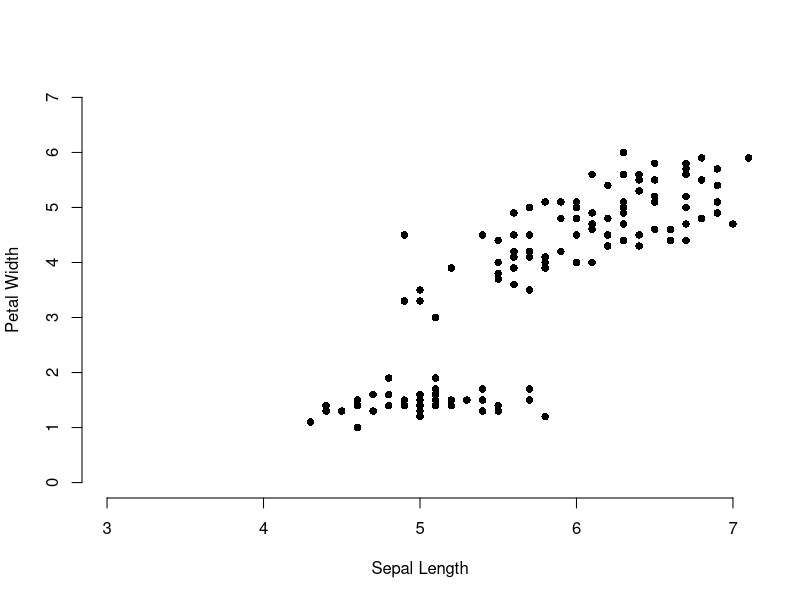

Reproduce this figure in R.
## ---- chunk 1
knitr::opts_chunk$set(echo = FALSE)
## ---- chunk 2
head(iris)
## ---- chunk 3
plot(iris$Sepal.Length, iris$Petal.Length, xlab = "Sepal Length", 
             ylab = "Petal Width", bty = "n", pch = 16,
             xlim = c(3, 7), ylim = c(0, 7))
